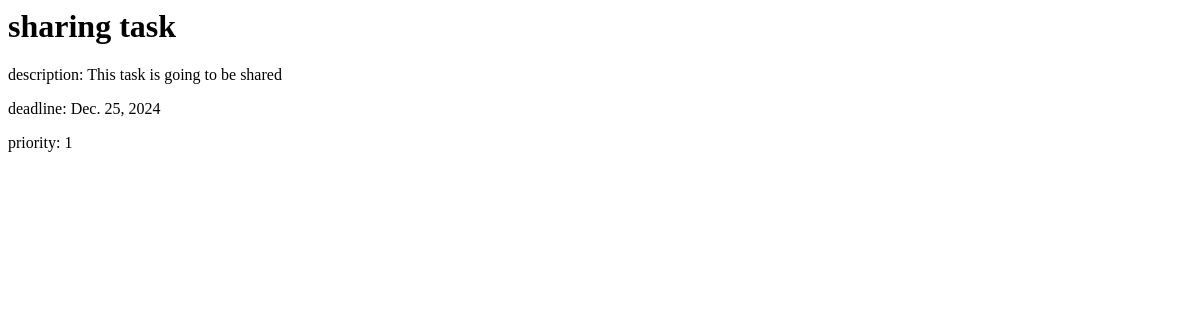
The page /task/get/2/ on the database as committed earlier.
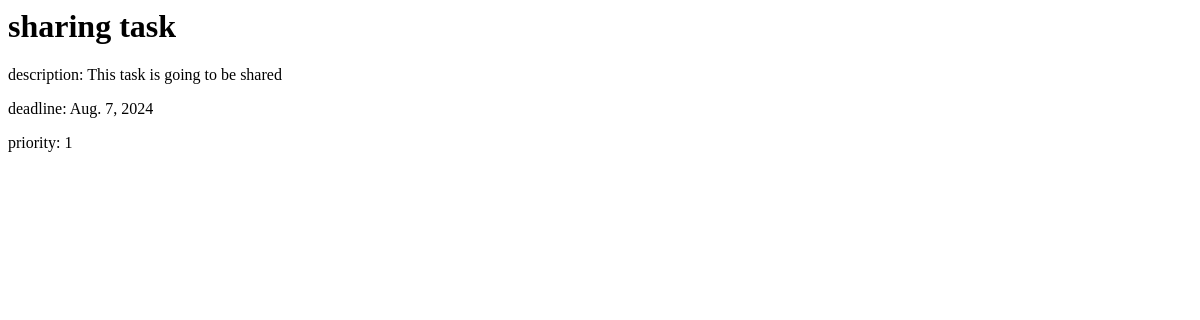
The same page on the database as committed later.
### my_app/models/task.py (models this page shows)
class Task(models.Model):
    PRIORITY_CHOICES = (('1', 'High'), ('2', 'Medium'), ('3', 'Low'))
    task_id = models.AutoField(primary_key=True)
    title = models.CharField(max_length=100)
    description = models.CharField(max_length=1000)
    deadline = models.DateField()
    priority = models.CharField(max_length=6, choices=PRIORITY_CHOICES, )
    to_do_lists = models.ManyToManyField(to='my_app.ToDoList', related_name='tasks')
    users_shared_with = models.ManyToManyField(to='my_app.MyUser', related_name='tasks_shared_with_user')
    owner = models.ForeignKey(to='my_app.MyUser', on_delete=models.SET_NULL, null=True)

### my_app/views/get_task_view.py (the view)
# urls.py: path("task/get/<int:task_id>/", get_task),
def get_task(request, task_id):
    task = Task.objects.get(pk=task_id)
    return render(request, "get_task_template.html", {'task': task})

### my_app/templates/get_task_template.html (shortened to what this page needs)
{% block content %}
    <h1>{{ task.title }}</h1>
    <form method="post">
        <p>
            description: {{ task.description }}
        </p>
        <p>
            deadline: {{ task.deadline }}
        </p>
        <p>
            priority: {{ task.priority }}
        </p>
    </form>
{% endblock %}

Rows that differ between the two databases and show on the page:
changed Task "sharing task": deadline "Dec. 25, 2024" → "Aug. 7, 2024"
